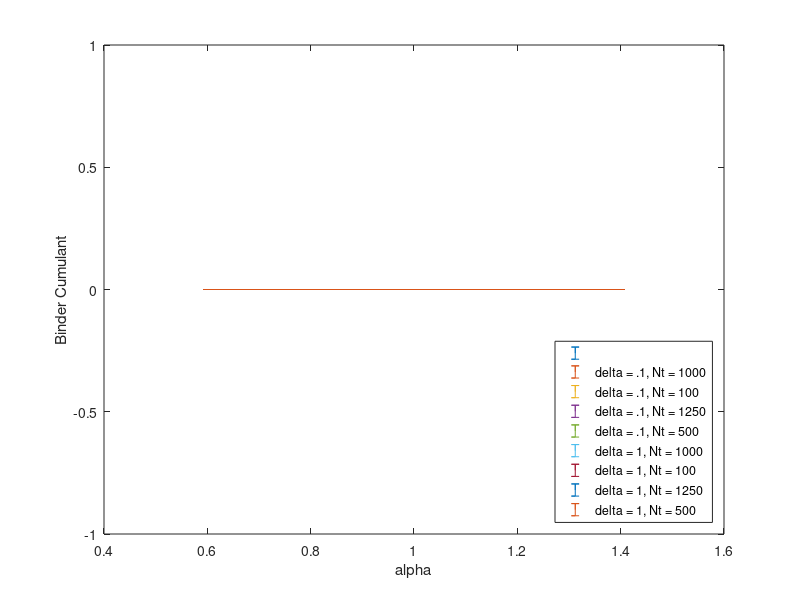

Write the MATLAB code that produced this figure.
%plot the results listed in the result files here
%81 files: 9 different alpha values
n = 81;
for i = 1:n
	try
		data = csvread(strcat('results', num2str(i), '.csv'));
		mags(i) = 1 - data(8, 2) / (3*data(7, 2)*data(7,2));
		mag_err(i) = data(6, 3);
	catch
		mags(i) = 0;
		mag_err(i) = 0;
	end_try_catch
end

alpha = 2*[0.30, 0.40, 0.45, 0.48, 0.50, 0.52, 0.55, 0.60, 0.70];
%split mags
interval = 9;
ind = 1:interval:n
for i = 1:length(ind)
	mag_mat(i, :) = mags(ind(i):ind(i) + interval - 1);
	mag_err_mat(i, :) = mag_err(ind(i):ind(i) + interval - 1);
	alpha_mat(i, :) = alpha;
end


%mag_mat = [mags(1:17); mags(18:34); mags(35:51); mags(52:68)];
%mag_err_mat = [mag_err(1:17); mag_err(18:34); mag_err(35:51); mag_err(52:68)];
%alpha_mat = [alpha; alpha; alpha; alpha];
%
%
%%make 1 plot with 6 different lines on it
errorbar(alpha_mat', mag_mat', mag_err_mat')
xlabel('alpha')
ylabel('Binder Cumulant')
legend('', 'delta = .1, Nt = 1000', 'delta = .1, Nt = 100', 'delta = .1, Nt = 1250', 'delta = .1, Nt = 500', 'delta = 1, Nt = 1000', 'delta = 1, Nt = 100', 'delta = 1, Nt = 1250', 'delta = 1, Nt = 500', 'location', 'southeast')